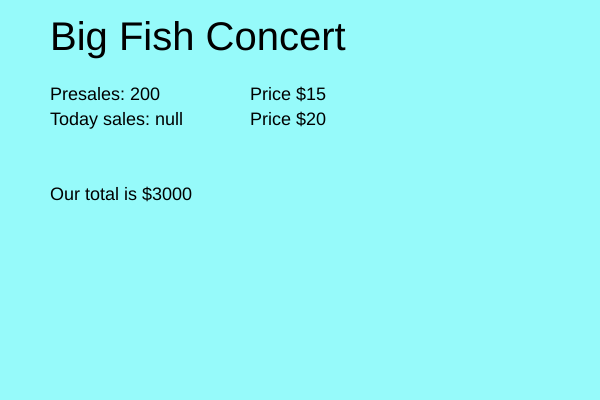
Frame 1 (no input)
Frame 60 (no input): identical to frame 1, image omitted
Frame 120 (the mouse pressed at the canvas centre since frame 60): identical to frame 1, image omitted

The p5.js sketch that drew this single still picture (run headless with seeded random() and noise() and a simulated clock; from frame 60 on, the mouse is pressed at the canvas centre):

// p5.js sketch
// ── sketch.js
/*
* CS 20
* Unit 1
* Example 7
*/

/** Global Variables */
let eventName = "Big Fish Concert";
let preSales;
let daySales;
let prePrice = 15;
let dayPrice = 20;
let totalSales;

function setup() {
  let sketch = createCanvas(600, 400);
  background(150, 250, 250);
  textSize(40);

  preSales = 200;
  daySales = window.prompt("How many tickets did we sell today?");
  // window.alert("Total tickets sold is " +  (preSales + daySales) );
}

function draw() {
  background(150, 250, 250);
  textSize(40);

  text(eventName, 50, 50);
  textSize(18);
  text("Presales: " + preSales, 50, 100);
  text("Price $" + prePrice, 250, 100);

  text("Today sales: " + daySales, 50, 125);
  text("Price $" + dayPrice, 250, 125);

  totalSales = preSales * prePrice + daySales * dayPrice;
  text("Our total is $" + totalSales, 50, 200);

}

function keyPressed() {
  daySales++;
}
